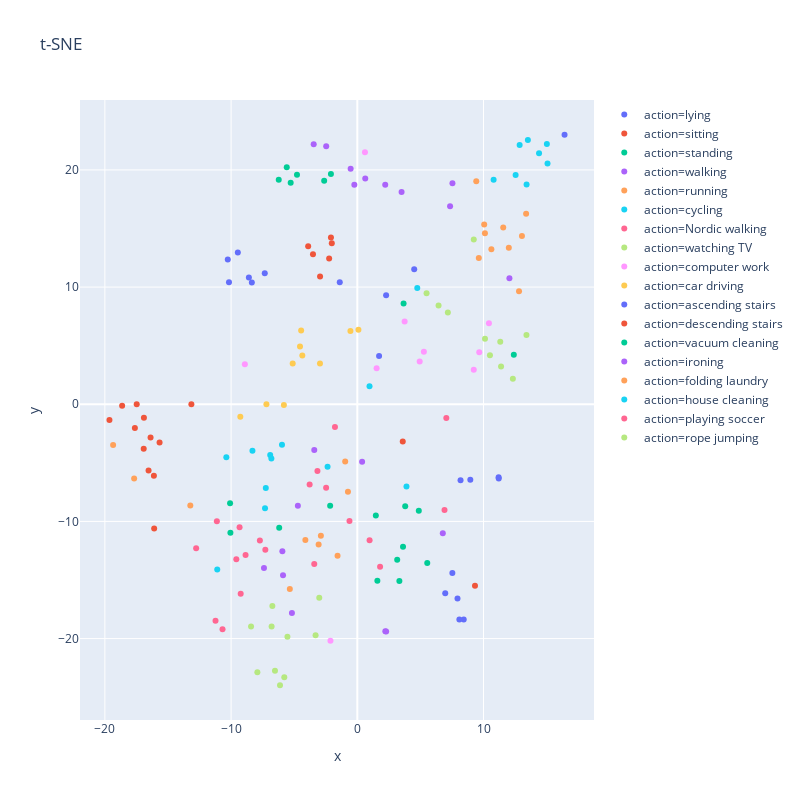
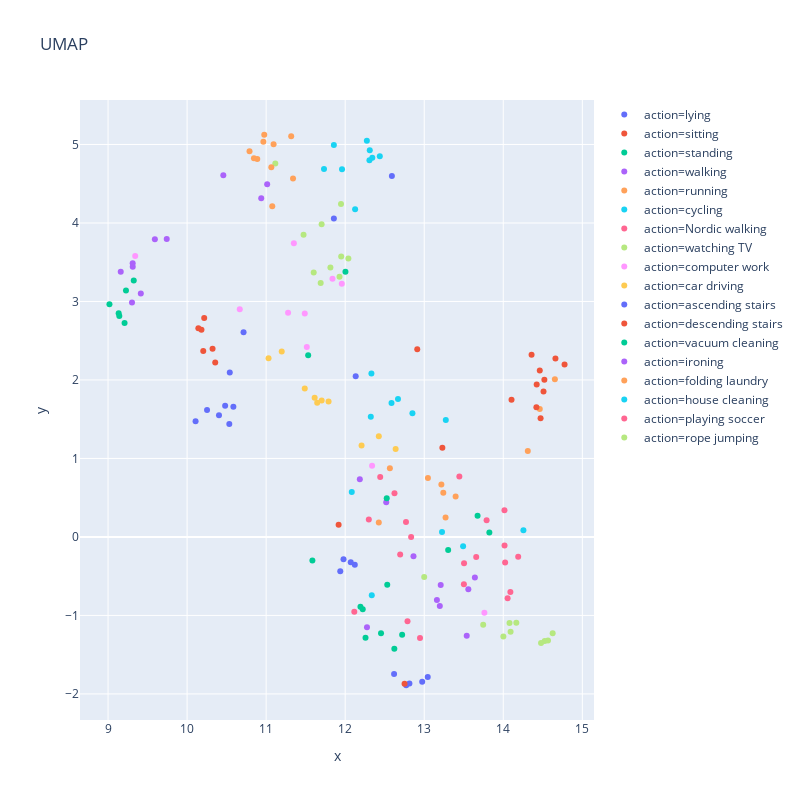

Source (notebook cell) for these figures, in order:
### Code cell
val_actions, val_labels, val_lm = get_action_vector(ae_model, skel_dt, device, class_ids=range(18), class_names=dataReader.idToLabel)
tsne_skel_plot = plot_tnse(val_actions, val_labels, val_lm)
plot_umap(val_actions, val_labels, val_lm)

### Figure 1 — Plotly figure (JSON) as saved in the notebook; plotly's stock layout.template omitted (floating-point values rounded to 4 significant figures)
{"data": [{"hoverlabel": {"namelength": 0}, "hovertemplate": "action=lying<br>x=%{x}<br>y=%{y}", "legendgroup": "action=lying", "marker": {"color": "#636efa", "symbol": "circle"}, "mode": "markers", "name": "action=lying", "showlegend": true, "type": "scatter", "x": [4.507, 16.42, -10.26, 1.724, -8.357, -10.17, -9.466, 2.281, -8.592, -7.333], "xaxis": "x", "y": [11.52, 23.0, 12.36, 4.121, 10.39, 10.41, 12.96, 9.312, 10.82, 11.19], "yaxis": "y"}, {"hoverlabel": {"namelength": 0}, "hovertemplate": "action=sitting<br>x=%{x}<br>y=%{y}", "legendgroup": "action=sitting", "marker": {"color": "#EF553B", "symbol": "circle"}, "mode": "markers", "name": "action=sitting", "showlegend": true, "type": "scatter", "x": [-16.09, -17.48, -18.63, -16.38, -19.64, -15.67, -13.15, -16.91, 3.6, -17.62], "xaxis": "x", "y": [-10.61, 0.005663, -0.1248, -2.846, -1.353, -3.274, -0.004037, -1.152, -3.173, -2.036], "yaxis": "y"}, {"hoverlabel": {"namelength": 0}, "hovertemplate": "action=standing<br>x=%{x}<br>y=%{y}", "legendgroup": "action=standing", "marker": {"color": "#00cc96", "symbol": "circle"}, "mode": "markers", "name": "action=standing", "showlegend": true, "type": "scatter", "x": [1.468, 3.62, 3.16, 12.4, 5.54, 3.332, 3.794, 4.87, 3.666, 1.587], "xaxis": "x", "y": [-9.492, -12.15, -13.26, 4.221, -13.56, -15.08, -8.703, -9.084, 8.591, -15.06], "yaxis": "y"}, {"hoverlabel": {"namelength": 0}, "hovertemplate": "action=walking<br>x=%{x}<br>y=%{y}", "legendgroup": "action=walking", "marker": {"color": "#ab63fa", "symbol": "circle"}, "mode": "markers", "name": "action=walking", "showlegend": true, "type": "scatter", "x": [-5.181, 0.3792, -7.395, -5.886, 2.219, 2.284, -3.411, -4.711, 6.771, -5.939], "xaxis": "x", "y": [-17.81, -4.898, -13.97, -14.6, -19.36, -19.39, -3.899, -8.666, -11.0, -12.55], "yaxis": "y"}, {"hoverlabel": {"namelength": 0}, "hovertemplate": "action=running<br>x=%{x}<br>y=%{y}", "legendgroup": "action=running", "marker": {"color": "#FFA15A", "symbol": "circle"}, "mode": "markers", "name": "action=running", "showlegend": true, "type": "scatter", "x": [-4.117, -13.23, -0.9616, -2.887, -19.35, -17.68, -1.566, -0.7414, -3.067, -5.346], "xaxis": "x", "y": [-11.59, -8.632, -4.88, -11.22, -3.472, -6.339, -12.93, -7.472, -11.98, -15.76], "yaxis": "y"}, {"hoverlabel": {"namelength": 0}, "hovertemplate": "action=cycling<br>x=%{x}<br>y=%{y}", "legendgroup": "action=cycling", "marker": {"color": "#19d3f3", "symbol": "circle"}, "mode": "markers", "name": "action=cycling", "showlegend": true, "type": "scatter", "x": [-10.38, -11.1, -8.308, -5.968, 0.9673, -2.357, -6.902, -6.81, -7.251, -7.313], "xaxis": "x", "y": [-4.526, -14.11, -3.968, -3.459, 1.536, -5.343, -4.34, -4.623, -7.141, -8.881], "yaxis": "y"}, {"hoverlabel": {"namelength": 0}, "hovertemplate": "action=Nordic walking<br>x=%{x}<br>y=%{y}", "legendgroup": "action=Nordic walking", "marker": {"color": "#FF6692", "symbol": "circle"}, "mode": "markers", "name": "action=Nordic walking", "showlegend": true, "type": "scatter", "x": [-1.772, -11.13, -7.72, -8.854, -3.412, -9.585, -3.16, -7.287, -2.473, -9.329], "xaxis": "x", "y": [-1.938, -9.978, -11.63, -12.87, -13.64, -13.22, -5.704, -12.43, -7.117, -10.51], "yaxis": "y"}, {"hoverlabel": {"namelength": 0}, "hovertemplate": "action=watching TV<br>x=%{x}<br>y=%{y}", "legendgroup": "action=watching TV", "marker": {"color": "#B6E880", "symbol": "circle"}, "mode": "markers", "name": "action=watching TV", "showlegend": true, "type": "scatter", "x": [7.172, 10.51, 5.486, 9.226, 10.12, 11.32, 11.39, 13.4, 6.435, 12.32], "xaxis": "x", "y": [7.838, 4.178, 9.479, 14.06, 5.596, 5.333, 3.223, 5.909, 8.426, 2.184], "yaxis": "y"}, {"hoverlabel": {"namelength": 0}, "hovertemplate": "action=computer work<br>x=%{x}<br>y=%{y}", "legendgroup": "action=computer work", "marker": {"color": "#FF97FF", "symbol": "circle"}, "mode": "markers", "name": "action=computer work", "showlegend": true, "type": "scatter", "x": [1.529, 4.941, 5.273, -2.128, 10.43, 9.66, -8.91, 0.6052, 3.747, 9.226], "xaxis": "x", "y": [3.063, 3.64, 4.479, -20.19, 6.914, 4.445, 3.422, 21.51, 7.057, 2.94], "yaxis": "y"}, {"hoverlabel": {"namelength": 0}, "hovertemplate": "action=car driving<br>x=%{x}<br>y=%{y}", "legendgroup": "action=car driving", "marker": {"color": "#FECB52", "symbol": "circle"}, "mode": "markers", "name": "action=car driving", "showlegend": true, "type": "scatter", "x": [-5.818, -4.54, -4.45, 0.08818, -0.5466, -5.119, -2.958, -7.2, -9.27, -4.357], "xaxis": "x", "y": [-0.07205, 4.933, 6.294, 6.356, 6.246, 3.476, 3.471, 0.004876, -1.074, 4.157], "yaxis": "y"}, {"hoverlabel": {"namelength": 0}, "hovertemplate": "action=ascending stairs<br>x=%{x}<br>y=%{y}", "legendgroup": "action=ascending stairs", "marker": {"color": "#636efa", "symbol": "circle"}, "mode": "markers", "name": "action=ascending stairs", "showlegend": true, "type": "scatter", "x": [7.936, 6.965, 11.19, -1.391, 7.529, 8.084, 8.952, 8.177, 11.2, 8.43], "xaxis": "x", "y": [-16.59, -16.13, -6.24, 10.42, -14.41, -18.38, -6.446, -6.488, -6.327, -18.36], "yaxis": "y"}, {"hoverlabel": {"namelength": 0}, "hovertemplate": "action=descending stairs<br>x=%{x}<br>y=%{y}", "legendgroup": "action=descending stairs", "marker": {"color": "#EF553B", "symbol": "circle"}, "mode": "markers", "name": "action=descending stairs", "showlegend": true, "type": "scatter", "x": [-2.232, -3.895, 9.322, -16.92, -2.951, -16.54, -16.12, -2.023, -2.09, -3.514], "xaxis": "x", "y": [12.44, 13.49, -15.5, -3.791, 10.91, -5.657, -6.103, 13.74, 14.24, 12.8], "yaxis": "y"}, {"hoverlabel": {"namelength": 0}, "hovertemplate": "action=vacuum cleaning<br>x=%{x}<br>y=%{y}", "legendgroup": "action=vacuum cleaning", "marker": {"color": "#00cc96", "symbol": "circle"}, "mode": "markers", "name": "action=vacuum cleaning", "showlegend": true, "type": "scatter", "x": [-4.779, -10.08, -2.091, -5.279, -6.226, -5.591, -2.626, -6.189, -10.05, -2.153], "xaxis": "x", "y": [19.59, -8.453, 19.65, 18.91, 19.16, 20.22, 19.08, -10.54, -10.96, -8.672], "yaxis": "y"}, {"hoverlabel": {"namelength": 0}, "hovertemplate": "action=ironing<br>x=%{x}<br>y=%{y}", "legendgroup": "action=ironing", "marker": {"color": "#ab63fa", "symbol": "circle"}, "mode": "markers", "name": "action=ironing", "showlegend": true, "type": "scatter", "x": [3.506, 7.348, 2.21, 12.05, 7.535, 0.6292, -3.456, -2.466, -0.236, -0.5281], "xaxis": "x", "y": [18.12, 16.91, 18.74, 10.75, 18.86, 19.27, 22.2, 22.01, 18.74, 20.09], "yaxis": "y"}, {"hoverlabel": {"namelength": 0}, "hovertemplate": "action=folding laundry<br>x=%{x}<br>y=%{y}", "legendgroup": "action=folding laundry", "marker": {"color": "#FFA15A", "symbol": "circle"}, "mode": "markers", "name": "action=folding laundry", "showlegend": true, "type": "scatter", "x": [9.423, 12.81, 11.56, 9.626, 10.11, 12.0, 10.62, 13.37, 13.04, 10.05], "xaxis": "x", "y": [19.03, 9.648, 15.08, 12.48, 14.6, 13.36, 13.23, 16.26, 14.36, 15.35], "yaxis": "y"}, {"hoverlabel": {"namelength": 0}, "hovertemplate": "action=house cleaning<br>x=%{x}<br>y=%{y}", "legendgroup": "action=house cleaning", "marker": {"color": "#19d3f3", "symbol": "circle"}, "mode": "markers", "name": "action=house cleaning", "showlegend": true, "type": "scatter", "x": [3.894, 4.75, 10.8, 12.86, 15.07, 14.4, 13.41, 12.54, 15.02, 13.51], "xaxis": "x", "y": [-7.021, 9.925, 19.17, 22.13, 20.55, 21.41, 18.75, 19.57, 22.22, 22.55], "yaxis": "y"}, {"hoverlabel": {"namelength": 0}, "hovertemplate": "action=playing soccer<br>x=%{x}<br>y=%{y}", "legendgroup": "action=playing soccer", "marker": {"color": "#FF6692", "symbol": "circle"}, "mode": "markers", "name": "action=playing soccer", "showlegend": true, "type": "scatter", "x": [1.803, -12.77, 7.051, -9.24, -0.6217, -10.68, -3.779, 6.909, -11.23, 0.9717], "xaxis": "x", "y": [-13.87, -12.29, -1.181, -16.17, -9.96, -19.2, -6.852, -9.03, -18.48, -11.6], "yaxis": "y"}, {"hoverlabel": {"namelength": 0}, "hovertemplate": "action=rope jumping<br>x=%{x}<br>y=%{y}", "legendgroup": "action=rope jumping", "marker": {"color": "#B6E880", "symbol": "circle"}, "mode": "markers", "name": "action=rope jumping", "showlegend": true, "type": "scatter", "x": [-6.73, -6.126, -8.42, -3.016, -3.307, -6.791, -6.524, -7.919, -5.786, -5.537], "xaxis": "x", "y": [-17.21, -23.98, -18.97, -16.52, -19.71, -18.97, -22.74, -22.88, -23.3, -19.84], "yaxis": "y"}], "layout": {"height": 800, "legend": {"tracegroupgap": 0}, "title": {"text": "t-SNE"}, "width": 800, "xaxis": {"anchor": "y", "domain": [0, 1], "title": {"text": "x"}}, "yaxis": {"anchor": "x", "domain": [0, 1], "title": {"text": "y"}}}}

### Figure 2 — Plotly figure (JSON) as saved in the notebook; plotly's stock layout.template omitted (floating-point values rounded to 4 significant figures)
{"data": [{"hoverlabel": {"namelength": 0}, "hovertemplate": "action=lying<br>x=%{x}<br>y=%{y}", "legendgroup": "action=lying", "marker": {"color": "#636efa", "symbol": "circle"}, "mode": "markers", "name": "action=lying", "showlegend": true, "type": "scatter", "x": [11.86, 12.59, 10.25, 10.71, 10.59, 10.4, 10.11, 12.13, 10.53, 10.48], "xaxis": "x", "y": [4.056, 4.599, 1.617, 2.609, 1.658, 1.551, 1.475, 2.048, 1.438, 1.672], "yaxis": "y"}, {"hoverlabel": {"namelength": 0}, "hovertemplate": "action=sitting<br>x=%{x}<br>y=%{y}", "legendgroup": "action=sitting", "marker": {"color": "#EF553B", "symbol": "circle"}, "mode": "markers", "name": "action=sitting", "showlegend": true, "type": "scatter", "x": [13.23, 14.36, 14.66, 14.42, 14.78, 14.1, 12.91, 14.46, 11.92, 14.52], "xaxis": "x", "y": [1.136, 2.322, 2.274, 1.943, 2.198, 1.748, 2.392, 2.122, 0.1548, 2.002], "yaxis": "y"}, {"hoverlabel": {"namelength": 0}, "hovertemplate": "action=standing<br>x=%{x}<br>y=%{y}", "legendgroup": "action=standing", "marker": {"color": "#00cc96", "symbol": "circle"}, "mode": "markers", "name": "action=standing", "showlegend": true, "type": "scatter", "x": [12.53, 11.59, 12.26, 12.0, 12.45, 12.62, 12.19, 12.22, 11.53, 12.72], "xaxis": "x", "y": [-0.6097, -0.3002, -1.285, 3.378, -1.228, -1.425, -0.8883, -0.9197, 2.313, -1.248], "yaxis": "y"}, {"hoverlabel": {"namelength": 0}, "hovertemplate": "action=walking<br>x=%{x}<br>y=%{y}", "legendgroup": "action=walking", "marker": {"color": "#ab63fa", "symbol": "circle"}, "mode": "markers", "name": "action=walking", "showlegend": true, "type": "scatter", "x": [13.54, 12.52, 13.64, 13.56, 13.2, 13.16, 12.19, 12.86, 12.28, 13.21], "xaxis": "x", "y": [-1.258, 0.4409, -0.5163, -0.6649, -0.8785, -0.802, 0.7364, -0.246, -1.152, -0.6129], "yaxis": "y"}, {"hoverlabel": {"namelength": 0}, "hovertemplate": "action=running<br>x=%{x}<br>y=%{y}", "legendgroup": "action=running", "marker": {"color": "#FFA15A", "symbol": "circle"}, "mode": "markers", "name": "action=running", "showlegend": true, "type": "scatter", "x": [13.4, 14.31, 12.57, 13.24, 14.65, 14.46, 13.05, 12.43, 13.22, 13.27], "xaxis": "x", "y": [0.5146, 1.095, 0.8755, 0.563, 2.008, 1.631, 0.7497, 0.1828, 0.6669, 0.2481], "yaxis": "y"}, {"hoverlabel": {"namelength": 0}, "hovertemplate": "action=cycling<br>x=%{x}<br>y=%{y}", "legendgroup": "action=cycling", "marker": {"color": "#19d3f3", "symbol": "circle"}, "mode": "markers", "name": "action=cycling", "showlegend": true, "type": "scatter", "x": [13.27, 14.25, 12.85, 12.32, 12.33, 12.08, 12.59, 12.67, 13.23, 13.49], "xaxis": "x", "y": [1.49, 0.08382, 1.577, 1.531, 2.083, 0.5733, 1.706, 1.758, 0.06217, -0.1194], "yaxis": "y"}, {"hoverlabel": {"namelength": 0}, "hovertemplate": "action=Nordic walking<br>x=%{x}<br>y=%{y}", "legendgroup": "action=Nordic walking", "marker": {"color": "#FF6692", "symbol": "circle"}, "mode": "markers", "name": "action=Nordic walking", "showlegend": true, "type": "scatter", "x": [12.77, 14.02, 13.5, 14.02, 13.44, 14.19, 12.44, 13.5, 12.7, 13.79], "xaxis": "x", "y": [0.191, 0.3386, -0.6021, -0.3245, 0.7686, -0.251, 0.7649, -0.3367, -0.224, 0.213], "yaxis": "y"}, {"hoverlabel": {"namelength": 0}, "hovertemplate": "action=watching TV<br>x=%{x}<br>y=%{y}", "legendgroup": "action=watching TV", "marker": {"color": "#B6E880", "symbol": "circle"}, "mode": "markers", "name": "action=watching TV", "showlegend": true, "type": "scatter", "x": [11.47, 11.93, 11.95, 11.12, 11.6, 11.95, 11.81, 12.04, 11.7, 11.69], "xaxis": "x", "y": [3.849, 3.313, 4.241, 4.757, 3.37, 3.571, 3.432, 3.548, 3.984, 3.235], "yaxis": "y"}, {"hoverlabel": {"namelength": 0}, "hovertemplate": "action=computer work<br>x=%{x}<br>y=%{y}", "legendgroup": "action=computer work", "marker": {"color": "#FF97FF", "symbol": "circle"}, "mode": "markers", "name": "action=computer work", "showlegend": true, "type": "scatter", "x": [10.67, 11.28, 11.49, 13.76, 11.35, 11.84, 12.34, 9.343, 11.51, 11.96], "xaxis": "x", "y": [2.9, 2.857, 2.845, -0.9658, 3.74, 3.288, 0.9074, 3.58, 2.42, 3.227], "yaxis": "y"}, {"hoverlabel": {"namelength": 0}, "hovertemplate": "action=car driving<br>x=%{x}<br>y=%{y}", "legendgroup": "action=car driving", "marker": {"color": "#FECB52", "symbol": "circle"}, "mode": "markers", "name": "action=car driving", "showlegend": true, "type": "scatter", "x": [12.21, 11.65, 11.49, 11.2, 11.03, 11.79, 11.7, 12.43, 12.64, 11.61], "xaxis": "x", "y": [1.164, 1.711, 1.893, 2.363, 2.278, 1.727, 1.739, 1.284, 1.119, 1.773], "yaxis": "y"}, {"hoverlabel": {"namelength": 0}, "hovertemplate": "action=ascending stairs<br>x=%{x}<br>y=%{y}", "legendgroup": "action=ascending stairs", "marker": {"color": "#636efa", "symbol": "circle"}, "mode": "markers", "name": "action=ascending stairs", "showlegend": true, "type": "scatter", "x": [12.81, 12.77, 11.98, 10.54, 12.62, 12.97, 11.94, 12.12, 12.07, 13.04], "xaxis": "x", "y": [-1.868, -1.89, -0.2837, 2.094, -1.747, -1.844, -0.4356, -0.3538, -0.3231, -1.785], "yaxis": "y"}, {"hoverlabel": {"namelength": 0}, "hovertemplate": "action=descending stairs<br>x=%{x}<br>y=%{y}", "legendgroup": "action=descending stairs", "marker": {"color": "#EF553B", "symbol": "circle"}, "mode": "markers", "name": "action=descending stairs", "showlegend": true, "type": "scatter", "x": [10.32, 10.22, 12.75, 14.51, 10.36, 14.42, 14.47, 10.18, 10.14, 10.2], "xaxis": "x", "y": [2.398, 2.79, -1.872, 1.852, 2.223, 1.653, 1.513, 2.641, 2.659, 2.368], "yaxis": "y"}, {"hoverlabel": {"namelength": 0}, "hovertemplate": "action=vacuum cleaning<br>x=%{x}<br>y=%{y}", "legendgroup": "action=vacuum cleaning", "marker": {"color": "#00cc96", "symbol": "circle"}, "mode": "markers", "name": "action=vacuum cleaning", "showlegend": true, "type": "scatter", "x": [9.018, 13.67, 9.227, 9.142, 9.209, 9.134, 9.325, 13.3, 13.82, 12.53], "xaxis": "x", "y": [2.964, 0.2691, 3.141, 2.816, 2.726, 2.848, 3.266, -0.1673, 0.05737, 0.4918], "yaxis": "y"}, {"hoverlabel": {"namelength": 0}, "hovertemplate": "action=ironing<br>x=%{x}<br>y=%{y}", "legendgroup": "action=ironing", "marker": {"color": "#ab63fa", "symbol": "circle"}, "mode": "markers", "name": "action=ironing", "showlegend": true, "type": "scatter", "x": [9.742, 10.46, 9.592, 10.94, 11.01, 9.312, 9.303, 9.414, 9.312, 9.16], "xaxis": "x", "y": [3.794, 4.609, 3.792, 4.314, 4.495, 3.442, 2.987, 3.101, 3.488, 3.38], "yaxis": "y"}, {"hoverlabel": {"namelength": 0}, "hovertemplate": "action=folding laundry<br>x=%{x}<br>y=%{y}", "legendgroup": "action=folding laundry", "marker": {"color": "#FFA15A", "symbol": "circle"}, "mode": "markers", "name": "action=folding laundry", "showlegend": true, "type": "scatter", "x": [11.34, 11.08, 10.98, 10.89, 10.85, 11.09, 11.07, 11.32, 10.96, 10.79], "xaxis": "x", "y": [4.568, 4.214, 5.124, 4.815, 4.825, 5.002, 4.71, 5.106, 5.035, 4.913], "yaxis": "y"}, {"hoverlabel": {"namelength": 0}, "hovertemplate": "action=house cleaning<br>x=%{x}<br>y=%{y}", "legendgroup": "action=house cleaning", "marker": {"color": "#19d3f3", "symbol": "circle"}, "mode": "markers", "name": "action=house cleaning", "showlegend": true, "type": "scatter", "x": [12.34, 12.13, 11.73, 12.31, 12.27, 12.44, 11.86, 11.96, 12.34, 12.31], "xaxis": "x", "y": [-0.7431, 4.176, 4.689, 4.798, 5.047, 4.85, 4.995, 4.684, 4.83, 4.925], "yaxis": "y"}, {"hoverlabel": {"namelength": 0}, "hovertemplate": "action=playing soccer<br>x=%{x}<br>y=%{y}", "legendgroup": "action=playing soccer", "marker": {"color": "#FF6692", "symbol": "circle"}, "mode": "markers", "name": "action=playing soccer", "showlegend": true, "type": "scatter", "x": [12.95, 13.66, 12.3, 14.02, 12.83, 14.09, 12.62, 12.12, 14.05, 12.79], "xaxis": "x", "y": [-1.289, -0.2556, 0.2222, -0.1094, -0.002117, -0.7026, 0.5574, -0.9533, -0.7815, -1.075], "yaxis": "y"}, {"hoverlabel": {"namelength": 0}, "hovertemplate": "action=rope jumping<br>x=%{x}<br>y=%{y}", "legendgroup": "action=rope jumping", "marker": {"color": "#B6E880", "symbol": "circle"}, "mode": "markers", "name": "action=rope jumping", "showlegend": true, "type": "scatter", "x": [13.75, 14.52, 14.08, 13.0, 14.0, 14.17, 14.48, 14.62, 14.57, 14.09], "xaxis": "x", "y": [-1.12, -1.326, -1.098, -0.5089, -1.268, -1.095, -1.352, -1.226, -1.32, -1.209], "yaxis": "y"}], "layout": {"height": 800, "legend": {"tracegroupgap": 0}, "title": {"text": "UMAP"}, "width": 800, "xaxis": {"anchor": "y", "domain": [0, 1], "title": {"text": "x"}}, "yaxis": {"anchor": "x", "domain": [0, 1], "title": {"text": "y"}}}}
